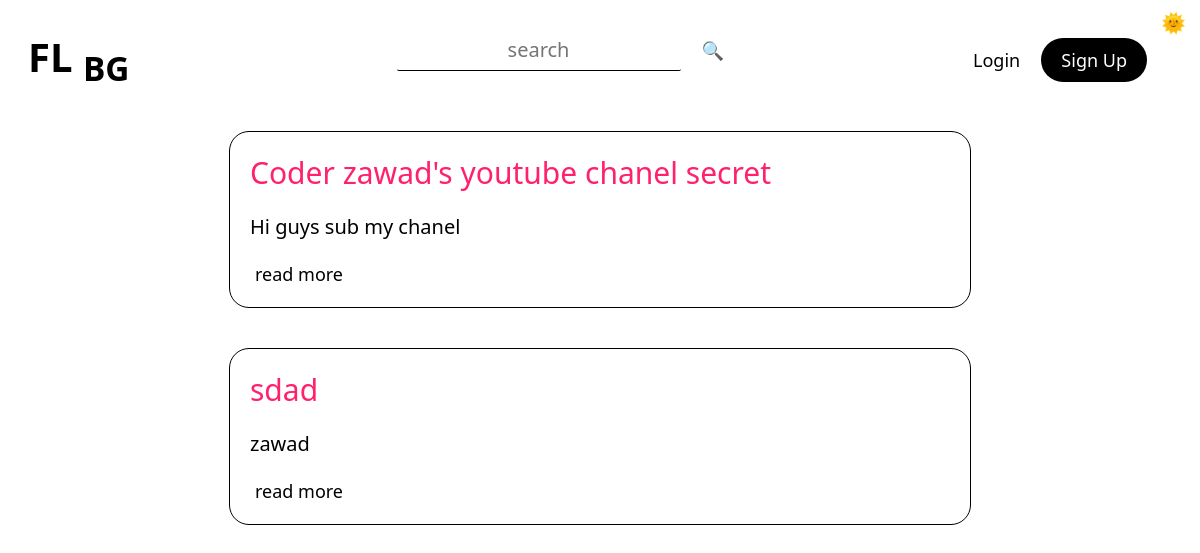
The page / on the database its author committed.
### tables this page shows
CREATE TABLE "posts" (
	"id"	INTEGER NOT NULL UNIQUE,
	"title"	TEXT NOT NULL,
	"tags"	TEXT,
	"content"	TEXT NOT NULL,
	"author"	TEXT NOT NULL,
	"date"	TEXT NOT NULL,
	"time"	TEXT NOT NULL,
	"views"	TEXT,
	"lastEditDate"	TEXT,
	"lastEditTime"	TEXT,
	PRIMARY KEY("id" AUTOINCREMENT)
);

### routes/index.py (the view)
@indexBlueprint.route("/")
def index():
    connection = sqlite3.connect("db/posts.db")
    cursor = connection.cursor()
    cursor.execute("select * from posts")
    posts = cursor.fetchall()
    return render_template(
        "index.html",
        posts=posts,
    )

### app.py (called while the page is built)
@app.context_processor
def utility_processor():
    getProfilePicture
    return dict(getProfilePicture=getProfilePicture)

### templates/index.html (shortened to what this page needs)
{% extends 'layout.html'%} {%block head%}
<link
  rel="stylesheet"
  href="{{ url_for('static', filename='css/index.css') }}"
/>
{% endblock head %} {%block body%} {% for post in posts %}
<div class="post centeredHorizontally">
  <a class="title textPrimary" href="post/{{post[0]}}">{{post[1]}}</a>
  <div class="content" tag="content">{{post[3]|safe}}</div>
  <a href="post/{{post[0]}}" class="btn btnLink">read more</a>
</div>
{% endfor %} {% endblock body %}

### static/css/general.css (style rules this page uses)
:root { --themePrimary: #000; --themeSecondary: #fff; --themeHelper: #303030; --primaryColor: #ff206e; --primaryHelper: #FF4F8C; }
* { font-family: system-ui, "Segoe UI", Roboto, Helvetica, Arial, sans-serif, "Apple Color Emoji", "Segoe UI Emoji", "Segoe UI Symbol"; color: var(--themePrimary); }
html { font-size: 125% !important; }
body { background-color: var(--themeSecondary); }
a { text-decoration: none; user-select: none; }
.centeredHorizontally { margin-left: auto; margin-right: auto; }
.btn { height: fit-content; width: fit-content; border-radius: 2rem; border: 0px; transition: 0.25s; font-weight: 500; cursor: pointer; font-size: 0.9rem; text-align: center; margin: 0rem 0.25rem; }
.btnLink { background-color: transparent; }
.textPrimary { color: var(--primaryColor); transition: 0.25s; }

### static/css/index.css (style rules this page uses)
.post { max-width: 35rem; max-height: fit-content; margin-top: 2rem; border: 1px solid var(--themePrimary); border-radius: 1rem; padding: 1rem; }
.content { display: -webkit-box; overflow: hidden; -webkit-line-clamp: 8; -webkit-box-orient: vertical; margin: 1rem 0rem; }
.content p { display: inline; }
.title { font-size: 1.5rem; }

### static/css/editor.css (style rules this page uses)
:root { --ck-border-radius: 1rem; --ck-font-size-base: 1rem; --ck-custom-background: hsl(270, 1%, 29%); --ck-custom-foreground: hsl(255, 3%, 18%); --ck-custom-border: hsl(300, 1%, 22%); --ck-custom-white: var(--light); --ck-color-base-foreground: var(--ck-custom-background); --ck-color-focus-border: hsl(208, 90%, 62%); --ck-color-text: hsl(0, 0%, 98%); --ck-color-shadow-drop: hsla(0, 0%, 0%, 0.2); --ck-color-shadow-inner: hsla(0, 0%, 0%, 0.1); --ck-color-button-default-background: var(--ck-custom-background); --ck-color-button-default-hover-background: hsl(270, 1%, 22%); --ck-color-button-default-active-background: hsl(270, 2%, 20%); --ck-color-button-default-active-shadow: hsl(270, 2%, 23%); --ck-color-button-default-disabled-background: var(--ck-custom-background); --ck-color-button-on-background: var(--ck-custom-foreground); --ck-color-button-on-hover-background: hsl(255, 4%, 16%); --ck-color-button-on-active-background: hsl(255, 4%, 14%); --ck-color-button-on-active-shadow: hsl(240, 3%, 19%); --ck-color-button-on-disabled-background: var(--ck-custom-foreground); --ck-color-button-action-background: hsl(168, 76%, 42%); --ck-color-button-action-hover-background: hsl(168, 76%, 38%); --ck-color-button-action-active-background: hsl(168, 76%, 36%); --ck-color-button-action-active-shadow: hsl(168, 75%, 34%); --ck-color-button-action-disabled-background: hsl(168, 76%, 42%); --ck-color-button-action-text: var(--ck-custom-white); --ck-color-button-save: hsl(120, 100%, 46%); --ck-color-button-cancel: hsl(15, 100%, 56%); --ck-color-dropdown-panel-background: var(--ck-custom-background); --ck-color-dropdown-panel-border: var(--ck-custom-foreground); --ck-color-split-button-hover-background: var(--ck-color-button-default-hover-background); --ck-color-split-button-hover-border: var(--ck-custom-foreground); --ck-color-input-background: var(--ck-custom-background); --ck-color-input-border: hsl(257, 3%, 43%); --ck-color-input-text: hsl(0, 0%, 98%); --ck-color-input-disabled-background: hsl(255, 4%, 21%); --ck-color-input-disabled-border: hsl(250, 3%, 38%); --ck-color-input-disabled-text: hsl(0, 0%, 78%); --ck-color-labeled-field-label-background: var(--ck-custom-background); --ck-color-list-background: var(--ck-custom-background); --ck-color-list-button-hover-background: var(--ck-custom-foreground); --ck-color-list-button-on-background: hsl(208, 88%, 52%); --ck-color-list-button-on-text: var(--ck-custom-white); --ck-color-panel-background: var(--ck-custom-background); --ck-color-panel-border: var(--ck-custom-border); --ck-color-toolbar-background: var(--ck-custom-background); --ck-color-toolbar-border: var(--ck-custom-border); --ck-color-tooltip-background: hsl(252, 7%, 14%); --ck-color-tooltip-text: hsl(0, 0%, 93%); --ck-color-image-caption-background: hsl(0, 0%, 97%); --ck-color-image-caption-text: hsl(0, 0%, 20%); --ck-color-widget-blurred-border: hsl(0, 0%, 87%); --ck-color-widget-hover-border: hsl(43, 100%, 68%); --ck-color-widget-editable-focus-background: var(--ck-custom-white); --ck-color-link-default: hsl(190, 100%, 75%); }

### rows shown on the page
posts: title "Coder zawad's youtube chanel secret", content "Hi guys sub my chanel"
posts: title "sdad", content "zawad"
